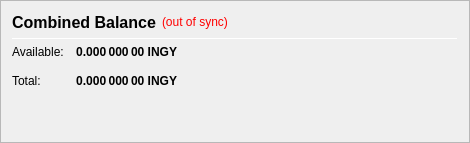
                   <widget class="QFrame" name="frame_CombinedBalances">
                    <property name="minimumSize">
                     <size>
                      <width>470</width>
                      <height>0</height>
                     </size>
                    </property>
                    <property name="frameShape">
                     <enum>QFrame::StyledPanel</enum>
                    </property>
                    <property name="frameShadow">
                     <enum>QFrame::Raised</enum>
                    </property>
                    <layout class="QVBoxLayout" name="verticalLayout_5">
                     <item>
                      <layout class="QHBoxLayout" name="horizontalLayout_5" stretch="0,0,0">
                       <item>
                        <widget class="QLabel" name="label_5z">
                         <property name="minimumSize">
                          <size>
                           <width>0</width>
                           <height>20</height>
                          </size>
                         </property>
                         <property name="font">
                          <font>
                           <pointsize>12</pointsize>
                           <weight>75</weight>
                           <bold>true</bold>
                          </font>
                         </property>
                         <property name="toolTip">
                          <string>Combined Balance (including unconfirmed and immature coins)</string>
                         </property>
                         <property name="text">
                          <string>Combined Balance</string>
                         </property>
                        </widget>
                       </item>
                       <item>
                        <widget class="QLabel" name="labelWalletStatus">
                         <property name="cursor">
                          <cursorShape>WhatsThisCursor</cursorShape>
                         </property>
                         <property name="toolTip">
                          <string>The displayed information may be out of date. Your wallet automatically synchronizes with the Ingenuity network after a connection is established, but this process has not completed yet.</string>
                         </property>
                         <property name="styleSheet">
                          <string notr="true">QLabel { color: red; }</string>
                         </property>
                         <property name="text">
                          <string notr="true">(out of sync)</string>
                         </property>
                         <property name="alignment">
                          <set>Qt::AlignLeading|Qt::AlignLeft|Qt::AlignVCenter</set>
                         </property>
                        </widget>
                       </item>
                       <item>
                        <spacer name="horizontalSpacer_1">
                         <property name="orientation">
                          <enum>Qt::Horizontal</enum>
                         </property>
                         <property name="sizeHint" stdset="0">
                          <size>
                           <width>40</width>
                           <height>20</height>
                          </size>
                         </property>
                        </spacer>
                       </item>
                      </layout>
                     </item>
                     <item>
                      <widget class="Line" name="line_CombinedBalance">
                       <property name="minimumSize">
                        <size>
                         <width>0</width>
                         <height>1</height>
                        </size>
                       </property>
                       <property name="maximumSize">
                        <size>
                         <width>16777215</width>
                         <height>1</height>
                        </size>
                       </property>
                       <property name="orientation">
                        <enum>Qt::Horizontal</enum>
                       </property>
                      </widget>
                     </item>
                     <item>
                      <layout class="QGridLayout" name="gridLayout_3">
                       <property name="spacing">
                        <number>12</number>
                       </property>
                       <item row="1" column="0">
                        <widget class="QLabel" name="labelBalanceTextz">
                         <property name="text">
                          <string>Available:</string>
                         </property>
                        </widget>
                       </item>
                       <item row="1" column="1">
                        <widget class="QLabel" name="labelBalancez">
                         <property name="font">
                          <font>
                           <weight>75</weight>
                           <bold>true</bold>
                          </font>
                         </property>
                         <property name="cursor">
                          <cursorShape>IBeamCursor</cursorShape>
                         </property>
                         <property name="toolTip">
                          <string>Your current spendable balance</string>
                         </property>
                         <property name="text">
                          <string notr="true">0.000 000 00 INGY</string>
                         </property>
                         <property name="alignment">
                          <set>Qt::AlignRight|Qt::AlignTrailing|Qt::AlignVCenter</set>
                         </property>
                         <property name="textInteractionFlags">
                          <set>Qt::LinksAccessibleByMouse|Qt::TextSelectableByKeyboard|Qt::TextSelectableByMouse</set>
                         </property>
                        </widget>
                       </item>
                       <item row="2" column="0">
                        <widget class="QLabel" name="labelTotalTextz">
                         <property name="text">
                          <string>Total:</string>
                         </property>
                        </widget>
                       </item>
                       <item row="2" column="1">
                        <widget class="QLabel" name="labelTotalz">
                         <property name="font">
                          <font>
                           <weight>75</weight>
                           <bold>true</bold>
                          </font>
                         </property>
                         <property name="cursor">
                          <cursorShape>IBeamCursor</cursorShape>
                         </property>
                         <property name="toolTip">
                          <string>Total Balance, including all unavailable coins.</string>
                         </property>
                         <property name="text">
                          <string notr="true">0.000 000 00 INGY</string>
                         </property>
                         <property name="alignment">
                          <set>Qt::AlignRight|Qt::AlignTrailing|Qt::AlignVCenter</set>
                         </property>
                         <property name="textInteractionFlags">
                          <set>Qt::LinksAccessibleByMouse|Qt::TextSelectableByKeyboard|Qt::TextSelectableByMouse</set>
                         </property>
                        </widget>
                       </item>
                       <item row="2" column="3">
                        <spacer name="horizontalSpacer_2">
                         <property name="orientation">
                          <enum>Qt::Horizontal</enum>
                         </property>
                         <property name="sizeHint" stdset="0">
                          <size>
                           <width>40</width>
                           <height>20</height>
                          </size>
                         </property>
                        </spacer>
                       </item>
                      </layout>
                     </item>
                     <item>
                      <spacer name="verticalSpacer_1">
                       <property name="orientation">
                        <enum>Qt::Vertical</enum>
                       </property>
                       <property name="sizeHint" stdset="0">
                        <size>
                         <width>20</width>
                         <height>40</height>
                        </size>
                       </property>
                      </spacer>
                     </item>
                    </layout>
                   </widget>
